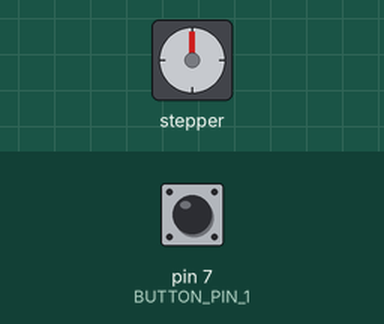
Simulated run of this sketch. Board: Arduino Uno, built with avr-gcc and run on an emulated ATmega328P. Parts: stepper motor. Wiring (inferred from the names in the program): stepper motor (2048 steps per turn assumed): coils pin 9, pin 10, pin 11, pin 12. Inputs (shaded band) come from the test bench; at power-on: pin 7 (BUTTON_PIN_1) HIGH.

Above: at 1.2 s.
1.3 s: pin 7 (BUTTON_PIN_1) pulled LOW for 0.15 s
At 1.76 s:
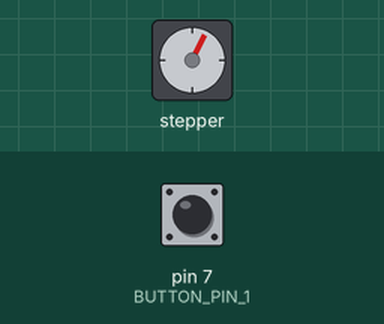
4.3 s: pin 7 (BUTTON_PIN_1) pulled LOW for 1 s
At 4.61 s:
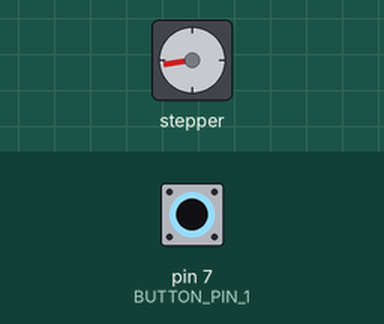
7.3 s: pin 7 (BUTTON_PIN_1) pulled LOW for 0.15 s
At 10.5 s:
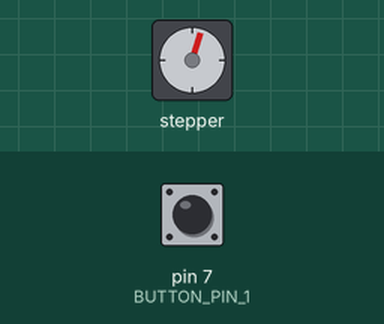
Timing chart, 0 to 12.0 s (numbered marks = the images above; inputs shaded):
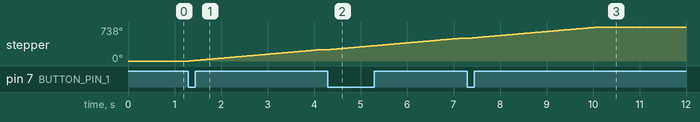

Measured:
- after the input at 1.3 s, stepper: keeps turning clockwise at about 87°/s, starting at once
- after the input at 4.3 s, stepper: keeps turning clockwise at about 87°/s, starting at once
- after the input at 7.3 s, stepper: turns 246° clockwise in 2.8 s, starting at once

The sketch:

stepper_motor.ino
```cpp
#define BUTTON_PIN_1 7

#define STEPPER_PIN_1 9
#define STEPPER_PIN_2 10
#define STEPPER_PIN_3 11
#define STEPPER_PIN_4 12

bool oldDirection = true;
bool buttonState_1 = true;
bool buttonState_2 = false;
int stepNumber = 0;

void one_step (bool direction) {
  if (direction) {
    switch(stepNumber) {
      case 0:
          digitalWrite(STEPPER_PIN_1, HIGH);
          digitalWrite(STEPPER_PIN_2, LOW);
          digitalWrite(STEPPER_PIN_3, LOW);
          digitalWrite(STEPPER_PIN_4, LOW);
          break;
      case 1:
          digitalWrite(STEPPER_PIN_1, LOW);
          digitalWrite(STEPPER_PIN_2, HIGH);
          digitalWrite(STEPPER_PIN_3, LOW);
          digitalWrite(STEPPER_PIN_4, LOW);
          break;
      case 2:
          digitalWrite(STEPPER_PIN_1, LOW);
          digitalWrite(STEPPER_PIN_2, LOW);
          digitalWrite(STEPPER_PIN_3, HIGH);
          digitalWrite(STEPPER_PIN_4, LOW);
          break;
      case 3:
          digitalWrite(STEPPER_PIN_1, LOW);
          digitalWrite(STEPPER_PIN_2, LOW);
          digitalWrite(STEPPER_PIN_3, LOW);
          digitalWrite(STEPPER_PIN_4, HIGH);
          break;
    }
  } else {
    switch (stepNumber) {
      case 0 :
          digitalWrite(STEPPER_PIN_1, LOW);
          digitalWrite(STEPPER_PIN_2, LOW);
          digitalWrite(STEPPER_PIN_3, LOW);
          digitalWrite(STEPPER_PIN_4, HIGH);
          break;
      case 1:
          digitalWrite(STEPPER_PIN_1, LOW);
          digitalWrite(STEPPER_PIN_2, LOW);
          digitalWrite(STEPPER_PIN_3, HIGH);
          digitalWrite(STEPPER_PIN_4, LOW);
          break;
      case 2:
          digitalWrite(STEPPER_PIN_1, LOW);
          digitalWrite(STEPPER_PIN_2, HIGH);
          digitalWrite(STEPPER_PIN_3, LOW);
          digitalWrite(STEPPER_PIN_4, LOW);
          break;
      case 3:
          digitalWrite(STEPPER_PIN_1, HIGH);
          digitalWrite(STEPPER_PIN_2, LOW);
          digitalWrite(STEPPER_PIN_3, LOW);
          digitalWrite(STEPPER_PIN_4, LOW);
          break;
    }
  }

  stepNumber++;
  if (stepNumber > 3)
      stepNumber = 0;
}
  void setup() {
    pinMode(BUTTON_PIN_1, INPUT_PULLUP);
    pinMode(STEPPER_PIN_1, OUTPUT);
    pinMode(STEPPER_PIN_2, OUTPUT);
    pinMode(STEPPER_PIN_3, OUTPUT);
    pinMode(STEPPER_PIN_4, OUTPUT);
  }

  void loop() {
    buttonState_1 = digitalRead(BUTTON_PIN_1);
    if (buttonState_1 == LOW) {
      if (oldDirection) {
        for (int i = 0; i < 1400; i++) {
          one_step(true);
          delay(2);
        }
        oldDirection = false;
      } else {
        for (int i = 0; i < 1400; i++) {
          one_step(true);
          delay(2);
        }
        oldDirection = true;
      }
    }
  }
```
